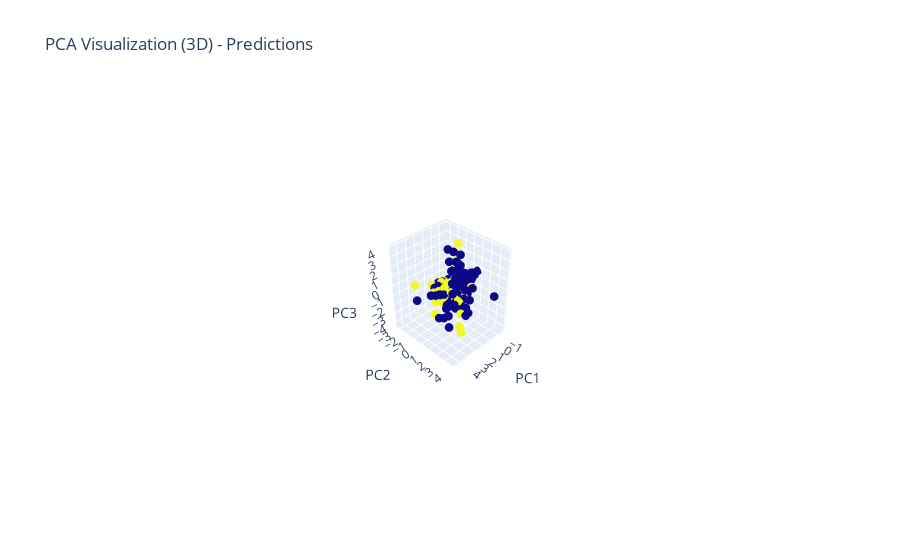

The cell this chart's notebook holds for it:
### Code cell
plot_predict_pca_3d_remove_outlier(X_smote, X_test, y_smote, y_test, 5, 3)

### Figure 1 — Plotly figure (JSON) as saved in the notebook; plotly's stock layout.template omitted (floating-point values rounded to 4 significant figures; data arrays with more than 128 entries replaced by an {"elided": "..."} marker saying what was removed)
{"data": [{"marker": {"color": {"elided": "3118 int values"}, "size": 3}, "mode": "markers", "type": "scatter3d", "x": {"elided": "3118 float values"}, "y": {"elided": "3118 float values"}, "z": {"elided": "3118 float values"}}], "layout": {"autosize": true, "scene": {"aspectmode": "auto", "aspectratio": {"x": 0.8691, "y": 1.003, "z": 1.147}, "camera": {"center": {"x": 0, "y": 0, "z": 0}, "eye": {"x": 3.039, "y": 3.039, "z": 3.039}, "projection": {"type": "perspective"}, "up": {"x": 0, "y": 0, "z": 1}}, "xaxis": {"title": {"text": "PC1"}, "type": "linear"}, "yaxis": {"title": {"text": "PC2"}, "type": "linear"}, "zaxis": {"title": {"text": "PC3"}, "type": "linear"}}, "title": {"text": "PCA Visualization (3D) - Predictions"}}}
